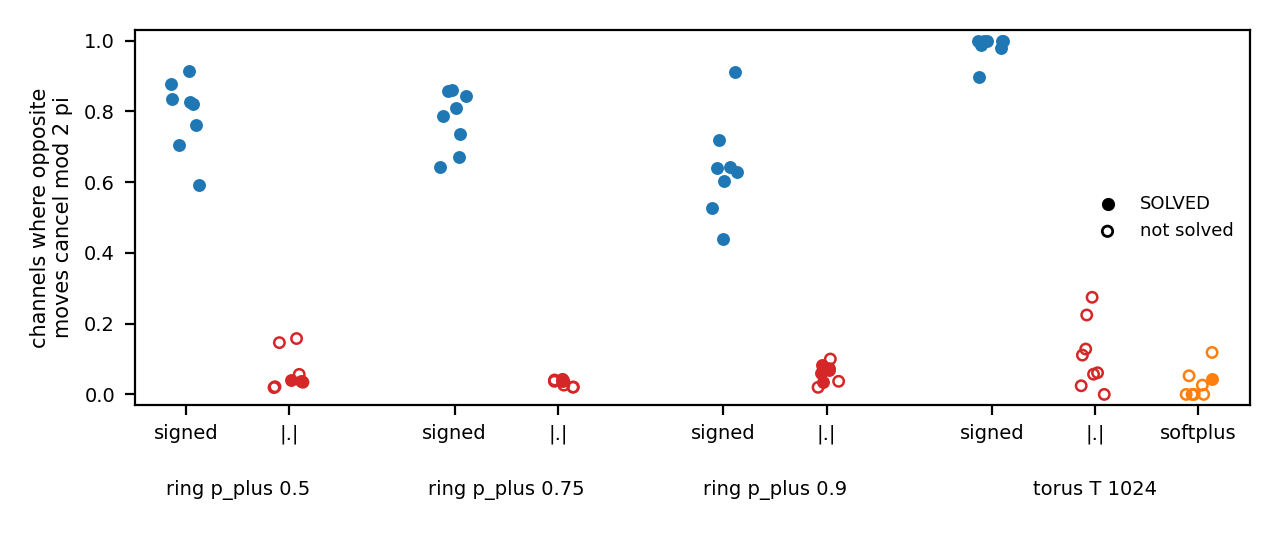

This chart was generated by the following Python code:
"""Figure 2 of the workshop outline: per run, the share of channels in which opposite moves cancel mod 2 pi (|wrap(angle(a)
+ angle(opposite a))| < 0.1 rad, over channels with |wrap(angle(a))| > 0.05 rad -- the wrap-invariant selection of
WRAP_EXISTENCE Amendment 1). Ring: RING_DIAL (registered batch, T = 128, 300 epochs); torus: SIGN_MATCHED (T = 1024, 900
epochs). Filled = SOLVED (final-5% training loss < 0.05). Post hoc re-description of stored checkpoints (CPU)."""
import glob, os
import numpy as np, torch
import matplotlib; matplotlib.use("Agg")
import matplotlib.pyplot as plt
from mapformer.train_variant import VARIANT_MAP
from mapformer.stats_core import classify_run

R = "/home/prashr/mapformer/runs"; HERE = os.path.dirname(os.path.abspath(__file__))


def share(ck, pairs, grid):
    b = torch.load(ck, map_location="cpu", weights_only=False); c = b["config"]; arm = b["variant"]
    m = VARIANT_MAP[arm](vocab_size=c["vocab_size"], d_model=128, n_heads=2, n_layers=1, grid_size=grid)
    m.load_state_dict(b["model_state_dict"])
    with torch.no_grad():
        A = (m.action_to_lie(m.token_emb.weight[None])[0] * m.path_integrator.omega).reshape(c["vocab_size"], -1).numpy()
    ws = []
    for a, o in pairs:
        sel = np.abs(np.angle(np.exp(1j * A[a]))) > 0.05
        ws.append(np.abs(np.angle(np.exp(1j * (A[a] + A[o]))))[sel])
    w = np.concatenate(ws)
    return float((w < 0.1).mean()), classify_run(b["losses"])["registered"] == "SOLVED"


groups = []
for p in ("0.5", "0.75", "0.9"):
    for arm in ("Signed_r4", "Abs_r4"):
        cks = sorted(glob.glob(f"{R}/ring_dial/p0/{arm}_p{p}_s*/{arm}.pt"))
        groups.append((f"ring p+ {p}", arm, [share(ck, [(0, 1)], 32) for ck in cks]))
for arm in ("Signed_r4", "Abs_r4", "Pos_r4"):
    cks = sorted(glob.glob(f"{R}/sign_matched/p0/{arm}_s*/{arm}.pt"))
    groups.append(("torus T 1024", arm, [share(ck, [(0, 1), (2, 3)], 64) for ck in cks]))

COL = {"Signed_r4": "C0", "Abs_r4": "C3", "Pos_r4": "C1"}; LAB = {"Signed_r4": "signed", "Abs_r4": "|.|", "Pos_r4": "softplus"}
fig, ax = plt.subplots(figsize=(6.4, 2.7)); xt, xl, gx = [], [], {}
rng = np.random.default_rng(0)
for i, (task, arm, vals) in enumerate(groups):
    x = i + (i // 2 if i < 6 else 3) * 0.6
    for v, solved in vals:
        ax.scatter(x + rng.uniform(-0.15, 0.15), v, s=14, color=COL[arm], facecolors=COL[arm] if solved else "none", lw=0.9)
    xt.append(x); xl.append(LAB[arm]); gx.setdefault(task, []).append(x)
    print(f"{task:13s} {arm:9s} n={len(vals)} share mean {np.mean([v for v, _ in vals]):.2f} (range {min(v for v, _ in vals):.2f}-"
          f"{max(v for v, _ in vals):.2f}); SOLVED {sum(s for _, s in vals)}/{len(vals)}")
ax.set_xticks(xt); ax.set_xticklabels(xl, fontsize=6.5)
for task, xs in gx.items():
    ax.text(np.mean(xs), -0.2, task.replace("p+", "p_plus"), ha="center", va="top", fontsize=7, transform=ax.get_xaxis_transform())
ax.set_xlim(min(xt) - 0.5, max(xt) + 0.5); ax.set_ylim(-0.03, 1.03); ax.tick_params(labelsize=7)
ax.set_ylabel("channels where opposite\nmoves cancel mod 2 pi", fontsize=7.5)
ax.scatter([], [], s=14, color="k", label="SOLVED"); ax.scatter([], [], s=14, facecolors="none", edgecolors="k", label="not solved")
ax.legend(fontsize=6.5, loc="center right", frameon=False)
fig.tight_layout()
for ext in ("pdf", "png"):
    fig.savefig(f"{HERE}/fig_wrap_share.{ext}", dpi=200)
